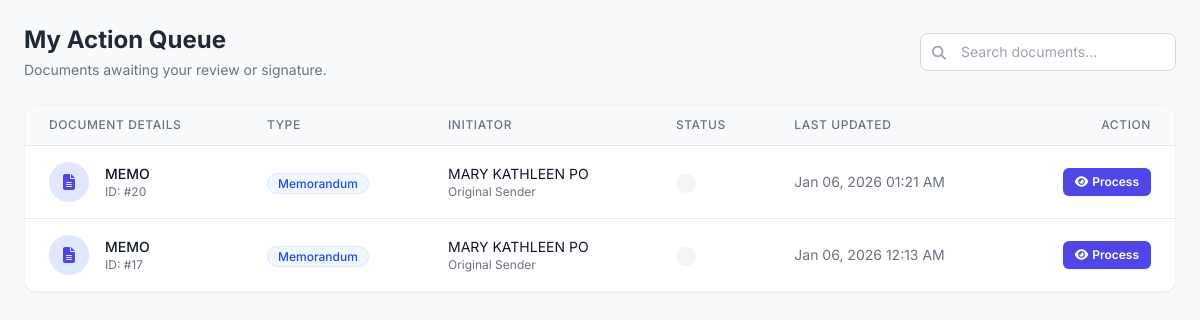
The app's page /my_queue.php (signed in), older data.
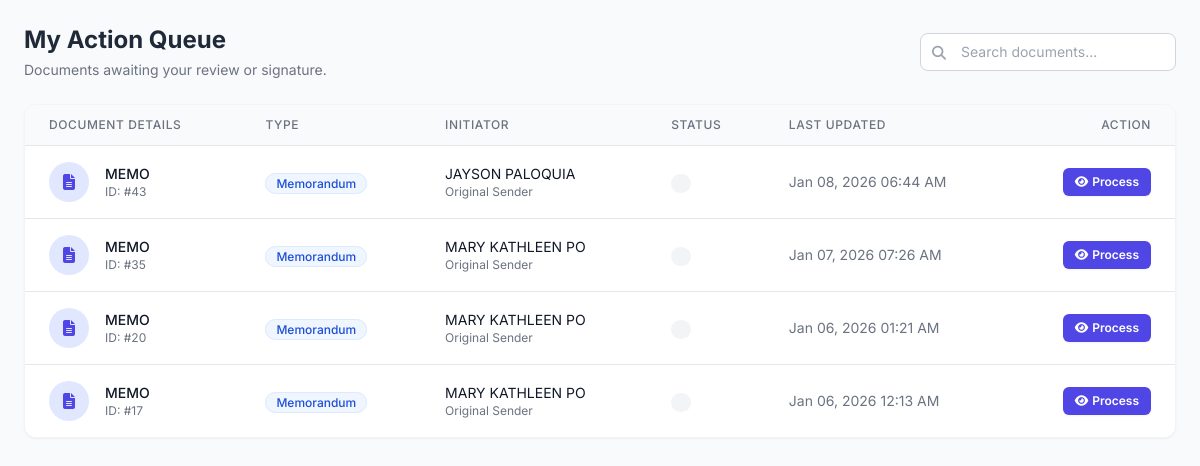
The same page, newer data.
### tables this page shows
CREATE TABLE `documents` (
  `doc_id` int(11) NOT NULL,
  `title` varchar(255) NOT NULL,
  `doc_type` varchar(100) NOT NULL,
  `status` enum('Draft','Review','Signing','Completed','Returned','Archived') NOT NULL,
  `initiator_id` int(11) NOT NULL,
  `current_owner_id` int(11) DEFAULT NULL,
  `created_at` timestamp NOT NULL DEFAULT current_timestamp(),
  `updated_at` timestamp NOT NULL DEFAULT current_timestamp() ON UPDATE current_timestamp()
);

CREATE TABLE `users` (
  `user_id` int(11) NOT NULL,
  `email` varchar(255) NOT NULL,
  `password_hash` varchar(255) NOT NULL,
  `first_name` varchar(100) NOT NULL,
  `middle_name` varchar(100) DEFAULT NULL,
  `last_name` varchar(100) NOT NULL,
  `suffix` varchar(20) DEFAULT NULL,
  `position` varchar(100) DEFAULT NULL,
  `designation` varchar(100) DEFAULT NULL,
  `division` varchar(100) DEFAULT NULL,
  `sex` enum('Male','Female','Other','Prefer not to say') DEFAULT NULL,
  `contact_number` varchar(50) DEFAULT NULL,
  `role` enum('Initiator','Section Chief','Division Chief','ARD','RED','Records Office','Admin') NOT NULL DEFAULT 'Initiator',
  `status` varchar(50) NOT NULL DEFAULT 'Pending',
  `verification_token` varchar(255) DEFAULT NULL,
  `token_expiry` datetime DEFAULT NULL,
  `reset_token` varchar(255) DEFAULT NULL,
  `reset_token_expiry` datetime DEFAULT NULL,
  `created_at` timestamp NOT NULL DEFAULT current_timestamp(),
  `otos_userlink` int(11) NOT NULL,
  `profile_picture_path` varchar(255) DEFAULT NULL
);

### my_queue.php (the view, shortened to what the changed rows need)
<?php
$user_id = $_SESSION['user_id'];
require_once 'db.php';
$search_sql = "";
$params = [$user_id];
$types = "i";
$sql = "SELECT
            d.doc_id,
            d.title,
            d.doc_type,
            d.status,
            d.created_at,
            d.updated_at,
            u.first_name as init_fname,
            u.last_name as init_lname
        FROM documents d
        JOIN users u ON d.initiator_id = u.user_id
        WHERE d.current_owner_id = ?
        AND d.status != 'Draft'
        AND d.status != 'Completed'
        AND d.status != 'Archived'
        $search_sql
        ORDER BY d.updated_at DESC";
$stmt = $conn->prepare($sql);
$stmt->bind_param($types, ...$params);
$stmt->execute();
$result = $stmt->get_result();
?>
<!DOCTYPE html>
<html lang="en">
<head>
    <script src="https://cdn.tailwindcss.com"></script>
    <link rel="stylesheet" href="https://cdnjs.cloudflare.com/ajax/libs/font-awesome/6.4.0/css/all.min.css">
</head>
<body class="p-6">
    <div class="max-w-7xl mx-auto">
        <div class="flex flex-col md:flex-row justify-between items-start md:items-center mb-6 gap-4">
            <div>
                <h1 class="text-2xl font-bold text-gray-800">My Action Queue</h1>
            </div>
        </div>
        <div class="bg-white rounded-xl shadow-sm border border-gray-100 overflow-hidden">
            <?php if ($result->num_rows > 0): ?>
                <div class="overflow-x-auto">
                    <table class="min-w-full divide-y divide-gray-200">
                        <thead class="bg-gray-50">
                            <tr>
                                <th scope="col" class="px-6 py-3 text-left text-xs font-medium text-gray-500 uppercase tracking-wider">Document Details</th>
                                <th scope="col" class="px-6 py-3 text-left text-xs font-medium text-gray-500 uppercase tracking-wider">Type</th>
                                <th scope="col" class="px-6 py-3 text-left text-xs font-medium text-gray-500 uppercase tracking-wider">Initiator</th>
                                <th scope="col" class="px-6 py-3 text-left text-xs font-medium text-gray-500 uppercase tracking-wider">Status</th>
                                <th scope="col" class="px-6 py-3 text-left text-xs font-medium text-gray-500 uppercase tracking-wider">Last Updated</th>
                                <th scope="col" class="px-6 py-3 text-right text-xs font-medium text-gray-500 uppercase tracking-wider">Action</th>
                            </tr>
                        </thead>
                        <tbody class="bg-white divide-y divide-gray-200">
                            <?php while ($row = $result->fetch_assoc()): ?>
                                <tr class="hover:bg-gray-50 transition-colors">
                                    <td class="px-6 py-4 whitespace-nowrap">
                                        <div class="flex items-center">
                                            <div class="flex-shrink-0 h-10 w-10 rounded-full bg-indigo-100 flex items-center justify-center text-indigo-600">
                                                <i class="fas fa-file-alt"></i>
                                            </div>
                                            <div class="ml-4">
                                                <div class="text-sm font-medium text-gray-900 truncate max-w-xs" title="<?php echo htmlspecialchars($row['title']); ?>">
                                                    <?php echo htmlspecialchars($row['title']); ?>
                                                </div>
                                                <div class="text-xs text-gray-500">ID: #<?php echo $row['doc_id']; ?></div>
                                            </div>
                                        </div>
                                    </td>
                                    <td class="px-6 py-4 whitespace-nowrap">
                                        <span class="px-2.5 py-0.5 rounded-full text-xs font-medium bg-blue-50 text-blue-700 border border-blue-100">
                                            <?php echo htmlspecialchars($row['doc_type']); ?>
                                        </span>
                                    </td>
                                    <td class="px-6 py-4 whitespace-nowrap">
                                        <div class="text-sm text-gray-900"><?php echo htmlspecialchars($row['init_fname'] . ' ' . $row['init_lname']); ?></div>
                                        <div class="text-xs text-gray-500">Original Sender</div>
                                    </td>
                                    <td class="px-6 py-4 whitespace-nowrap">
                                        <?php
                                            $statusClass = 'bg-gray-100 text-gray-800';
                                        ?>
                                        <span class="px-2.5 py-0.5 rounded-full text-xs font-medium <?php echo $statusClass; ?>">
                                        </span>
                                    </td>
                                    <td class="px-6 py-4 whitespace-nowrap text-sm text-gray-500">
                                        <?php echo date('M d, Y h:i A', strtotime($row['updated_at'])); ?>
                                    </td>
                                    <td class="px-6 py-4 whitespace-nowrap text-right text-sm font-medium">
                                        <a href="view_document.php?id=<?php echo $row['doc_id']; ?>" class="text-white bg-indigo-600 hover:bg-indigo-700 px-3 py-1.5 rounded-md text-xs font-semibold shadow-sm transition-all flex items-center inline-flex gap-1">
                                            <i class="fas fa-eye"></i> Process
                                        </a>
                                    </td>
                                </tr>
                            <?php endwhile; ?>
                        </tbody>
                    </table>
                </div>
            <?php endif; ?>
        </div>
    </div>
</body>
</html>

Row changes from the older to the newer data that the page shows:
added documents: title "MEMO", doc_id "43", doc_type "Memorandum", initiator.last_name "JAYSON PALOQUIA", updated_at "Jan 08, 2026 06:44 AM"
added documents: title "MEMO", doc_id "35", doc_type "Memorandum", initiator.last_name "MARY KATHLEEN PO", updated_at "Jan 07, 2026 07:26 AM"
